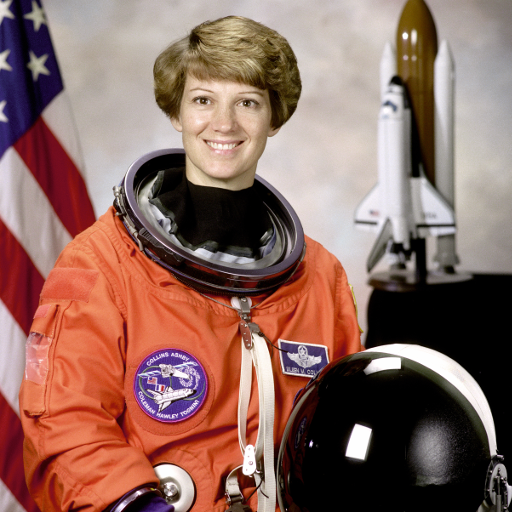
#> input picture skimage.data.astronaut(), 512 x 512 px
$ python run_lowlight_experiment.py   (older library calls are emulated)
#> lines starting #> are read from the running program, lines starting #| are printed output that depends on the picture
### netra/common.py
"""Shared paths, limits and safe file helpers for NetraAI.

Every tool reads from ``input/`` and writes to ``output/``. Tools accept
plain filenames only, never paths, so a model-generated argument cannot
escape the project directories.
"""
import os
from pathlib import Path

import cv2

BASE = Path(os.getenv("NETRA_HOME", Path(__file__).resolve().parents[1])).resolve()

IMAGE_IN = BASE / "input" / "images"
VIDEO_IN = BASE / "input" / "videos"
IMAGE_OUT = BASE / "output" / "images"
VIDEO_OUT = BASE / "output" / "videos"
FRAME_OUT = BASE / "output" / "frames"
REPORT_OUT = BASE / "output" / "reports"
AUDIO_OUT = BASE / "output" / "audio"

for _d in (IMAGE_IN, VIDEO_IN, IMAGE_OUT, VIDEO_OUT, FRAME_OUT, REPORT_OUT, AUDIO_OUT):
    _d.mkdir(parents=True, exist_ok=True)

IMAGE_EXT = {".png", ".jpg", ".jpeg", ".bmp"}
VIDEO_EXT = {".mp4", ".avi", ".mov", ".mkv"}

MAX_PIXELS = 25_000_000      # reject very large images
MAX_VIDEO_SECONDS = 600      # reject very long videos

LLM_MODEL = os.getenv("NETRA_LLM", "llama3.1:8b")
VISION_MODEL = os.getenv("NETRA_VISION", "llama3.2-vision")

FOLDERS = {"input": IMAGE_IN, "output": IMAGE_OUT}


def safe_path(directory: Path, filename: str, allowed: set) -> Path:
    """Return directory/filename after validating name, extension and existence."""
    if not isinstance(filename, str) or Path(filename).name != filename:
        raise ValueError("Only plain filenames are accepted.")
    if Path(filename).suffix.lower() not in allowed:
        raise ValueError(f"Unsupported file type. Allowed: {sorted(allowed)}")
    path = directory / filename
    if not path.is_file():
        raise FileNotFoundError(filename)
    return path


def load_image(filename: str, folder: str = "input", grayscale: bool = False):
    """Decode an image from the input or output folder (BGR or grayscale)."""
#> called with filename = 'astronaut.png', folder = 'input', grayscale = False
    if folder not in FOLDERS:
        raise ValueError("folder must be 'input' or 'output'.")
    path = safe_path(FOLDERS[folder], filename, IMAGE_EXT)
    flag = cv2.IMREAD_GRAYSCALE if grayscale else cv2.IMREAD_COLOR
    img = cv2.imread(str(path), flag)
    if img is None:
        raise ValueError("Unable to decode image.")
    h, w = img.shape[:2]
#> h = 512; w = 512
    if h * w > MAX_PIXELS:
        raise ValueError(f"Image too large ({w}x{h}); limit is {MAX_PIXELS} pixels.")
    return img


def save_image(img, name: str) -> Path:
    """Write an image into output/images and verify that the write succeeded."""
    out = IMAGE_OUT / name
    if not cv2.imwrite(str(out), img):
        raise IOError(f"Could not save {name}.")
    return out


def rel(path) -> str:
    """Path relative to the project root, for readable tool results."""
    return Path(path).resolve().relative_to(BASE).as_posix()

### netra/metrics.py
"""Evaluation helpers: image quality (PSNR/SSIM), detection (IoU, precision, recall)."""
import cv2
import numpy as np
from skimage.metrics import peak_signal_noise_ratio, structural_similarity

from .common import IMAGE_IN, load_image


def compare_images(reference: str, processed: str, processed_folder: str = "output") -> dict:
    """Compute PSNR and SSIM between a reference image and a processed image.

    Args:
        reference: Reference filename inside input/images.
        processed: Processed filename.
        processed_folder: Either 'input' or 'output'.
    """
    ref = load_image(reference, "input", grayscale=True)
    proc = load_image(processed, processed_folder, grayscale=True)
    if ref.shape != proc.shape:
        raise ValueError("Image dimensions must match.")
    return {"PSNR_dB": round(float(peak_signal_noise_ratio(ref, proc, data_range=255)), 3),
            "SSIM": round(float(structural_similarity(ref, proc, data_range=255)), 4)}


def simulate_low_light(filename: str, gamma: float = 2.5, noise_sigma: float = 6.0,
                       seed: int = 0) -> dict:
    """Create a darkened, noisy copy of an image for controlled experiments.

    The copy is saved to input/images as dark_<filename> so it can be enhanced
    and compared with the original, which acts as the clean reference.

    Args:
        filename: Image filename inside input/images.
        gamma: Darkening strength from 1 to 5.
        noise_sigma: Gaussian noise standard deviation from 0 to 30.
        seed: Random seed for reproducibility.
    """
    if not 1 <= gamma <= 5 or not 0 <= noise_sigma <= 30:
        raise ValueError("gamma must be in [1, 5] and noise_sigma in [0, 30].")
    img = load_image(filename).astype(np.float32) / 255.0
    dark = np.power(img, gamma) * 255.0
    rng = np.random.default_rng(seed)
    dark += rng.normal(0, noise_sigma, dark.shape)
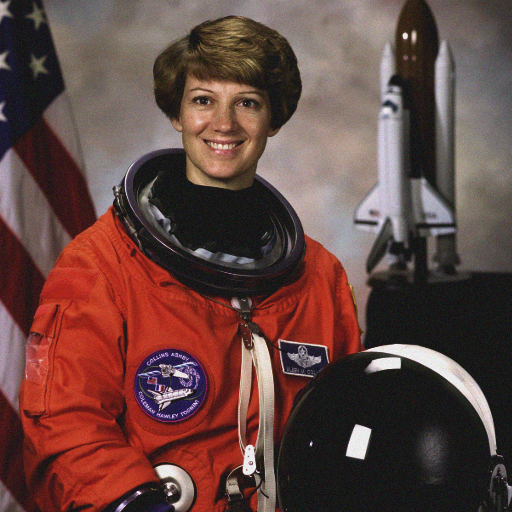
#> dark: shape (512, 512, 3) float32; mean of channels 0, 1, 2 50.1, 55.5, 92.5; drawn with min black and max white
    out_name = f"dark_{filename}"
    if not cv2.imwrite(str(IMAGE_IN / out_name), np.clip(dark, 0, 255).astype(np.uint8)):
        raise IOError("Could not save the darkened image.")
    return {"output_input_folder": out_name,
            "parameters": {"gamma": gamma, "noise_sigma": noise_sigma, "seed": seed}}


# [34 lines left out: functions iou, precision_recall, not called in this run]

### netra/image_tools.py
"""Image-processing tools exposed to the agent.

Each function validates its arguments, performs one operation, saves a new
file under output/images and returns a small JSON-serialisable dictionary.
"""
import cv2
import matplotlib
import numpy as np

matplotlib.use("Agg")  # no display needed (WSL, servers, CI)
import matplotlib.pyplot as plt  # noqa: E402

from .common import (IMAGE_EXT, IMAGE_IN, IMAGE_OUT, load_image, rel,  # noqa: E402
                     safe_path, save_image)


# [25 lines left out: functions _odd_kernel, image_info, not called in this run]


def assess_image_quality(filename: str, folder: str = "input") -> dict:
    """Measure brightness, contrast and sharpness and list likely problems.

    Args:
        filename: Image filename.
        folder: Either 'input' or 'output'.
    """
    gray = load_image(filename, folder, grayscale=True)
    mean, std = float(gray.mean()), float(gray.std())
    p = np.bincount(gray.ravel(), minlength=256) / gray.size
    p = p[p > 0]
    entropy = float(-(p * np.log2(p)).sum())
    sharpness = float(cv2.Laplacian(gray, cv2.CV_64F).var())

    issues, advice = [], []
    if mean < 80:
        issues.append("low_light")
        advice.append("enhance_low_light with gamma between 1.5 and 2.2")
    elif mean > 180:
        issues.append("overexposed")
        advice.append("enhance_low_light with gamma between 0.5 and 0.8")
    if std < 35:
        issues.append("low_contrast")
        advice.append("enhance_low_light (CLAHE)")
    if sharpness < 100:
        issues.append("possibly_blurry")
        advice.append("sharpen_image, or recapture the frame")
    return {
        "filename": filename,
        "mean_intensity": round(mean, 2),
        "std_intensity": round(std, 2),
        "entropy_bits": round(entropy, 3),
        "dark_pixel_fraction": round(float((gray < 50).mean()), 3),
        "bright_pixel_fraction": round(float((gray > 205).mean()), 3),
        "laplacian_variance": round(sharpness, 2),
        "issues": issues,
        "suggested_tools": advice,
        "note": "Thresholds are heuristics; tune them on your own camera data.",
    }


# [8 lines left out: function convert_grayscale, not called in this run]


def enhance_low_light(filename: str, clip_limit: float = 2.0,
                      tile_grid: int = 8, gamma: float = 1.0) -> dict:
    """Improve contrast with CLAHE on the lightness channel, then apply gamma.

    Args:
        filename: Image filename inside input/images.
        clip_limit: CLAHE clip limit, 0.1 to 10.
        tile_grid: CLAHE tiles per side, 2 to 32.
        gamma: Values above 1 brighten, below 1 darken; range 0.3 to 3.
    """
#> called with filename = 'dark_astronaut.png', clip_limit = 2, tile_grid = 8, gamma = 1
    if not 0.1 <= clip_limit <= 10:
        raise ValueError("clip_limit must be in [0.1, 10].")
    if not 2 <= tile_grid <= 32:
        raise ValueError("tile_grid must be in [2, 32].")
    if not 0.3 <= gamma <= 3:
        raise ValueError("gamma must be in [0.3, 3].")
    img = load_image(filename)
    lab = cv2.cvtColor(img, cv2.COLOR_BGR2LAB)
#> lab: shape (512, 512, 3); mean of channels 0, 1, 2 73.1, 142.2, 139.4
    l_ch, a_ch, b_ch = cv2.split(lab)
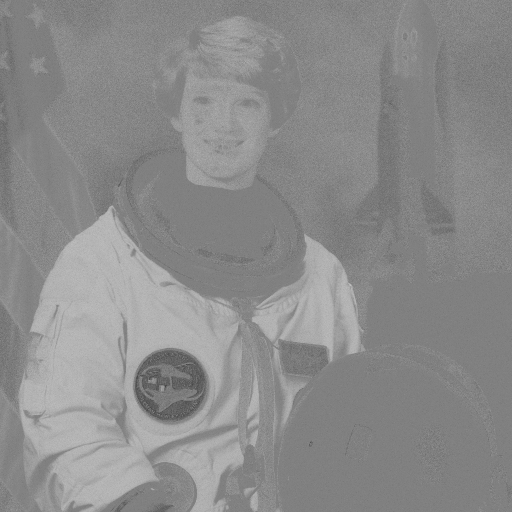
#> b_ch: shape (512, 512); min 67, max 191, mean 139.4
    clahe = cv2.createCLAHE(clipLimit=clip_limit, tileGridSize=(tile_grid, tile_grid))
    l_ch = clahe.apply(l_ch)
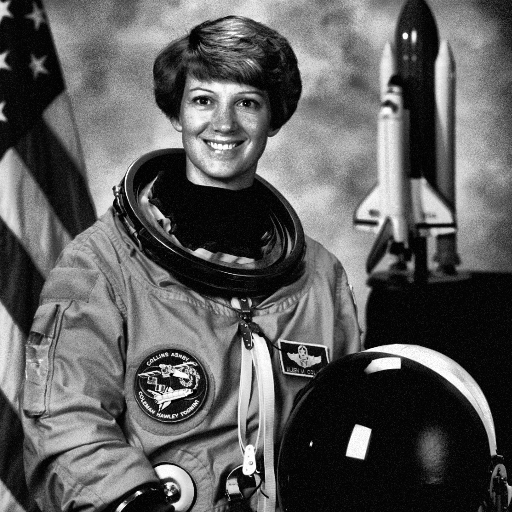
#> l_ch: shape (512, 512); min 0, max 255, mean 92.7
    if gamma != 1.0:
        table = np.array([((i / 255.0) ** (1.0 / gamma)) * 255 for i in range(256)],
                         dtype=np.uint8)
        l_ch = cv2.LUT(l_ch, table)
    out = cv2.cvtColor(cv2.merge([l_ch, a_ch, b_ch]), cv2.COLOR_LAB2BGR)
    return {"output": rel(save_image(out, f"enhanced_{filename}")),
            "parameters": {"clip_limit": clip_limit, "tile_grid": tile_grid, "gamma": gamma}}


# [99 lines left out: functions histogram_equalization, denoise_image, sharpen_image, canny_edges, threshold_segmentation, generate_histogram, not called in this run]

### scripts/run_lowlight_experiment.py
"""Controlled low-light enhancement experiment (no network, no model needed).

Uses the astronaut image bundled with scikit-image as a clean reference,
darkens it, enhances it three ways and reports PSNR/SSIM against the original.
    python scripts/run_lowlight_experiment.py
"""
import json
import sys
from pathlib import Path

import cv2
import matplotlib
import numpy as np

matplotlib.use("Agg")
import matplotlib.pyplot as plt  # noqa: E402
from skimage import data  # noqa: E402

sys.path.insert(0, str(Path(__file__).resolve().parents[1]))
from netra.common import BASE, IMAGE_IN, load_image  # noqa: E402
from netra.image_tools import assess_image_quality, enhance_low_light  # noqa: E402
from netra.metrics import compare_images, simulate_low_light  # noqa: E402

REF = "astronaut.png"
cv2.imwrite(str(IMAGE_IN / REF), cv2.cvtColor(data.astronaut(), cv2.COLOR_RGB2BGR))
simulate_low_light(REF, gamma=2.5, noise_sigma=6, seed=0)
dark = f"dark_{REF}"

enhance_low_light(dark, 2.0, 8, 1.0)
clahe_img = load_image(f"enhanced_{dark}", "output")
cv2.imwrite(str(BASE / "output/images" / "enh_clahe.png"), clahe_img)
enhance_low_light(dark, 2.0, 8, 1.8)
#> call 2 of enhance_low_light, with filename = 'dark_astronaut.png', clip_limit = 2, tile_grid = 8, gamma = 1.8
#> in enhance_low_light (call 2), `out = cv2.cvtColor(cv2.merge([l_ch, a_ch, b_ch]), cv2.COLOR_LAB2BGR)`:
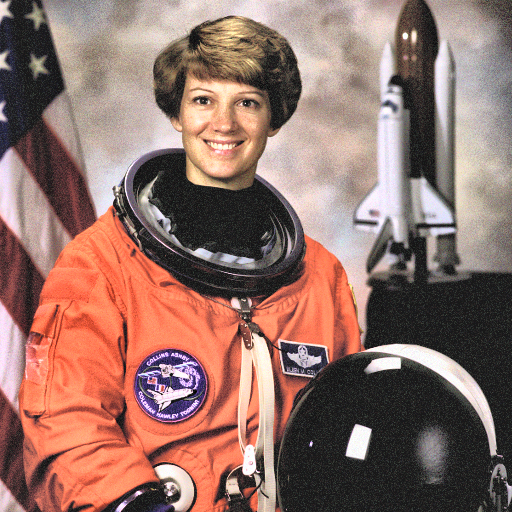
#> out: shape (512, 512, 3); mean B, G, R 104.4, 113.1, 146.8
gamma_img = load_image(f"enhanced_{dark}", "output")
cv2.imwrite(str(BASE / "output/images" / "enh_gamma.png"), gamma_img)
enhance_low_light(dark, 2.0, 8, 2.2)
g22 = load_image(f"enhanced_{dark}", "output")
cv2.imwrite(str(BASE / "output/images" / "enh_gamma22.png"), g22)

rows = [("Dark input", dark, "input"), ("CLAHE only (gamma 1.0)", "enh_clahe.png", "output"),
        ("CLAHE + gamma 1.8", "enh_gamma.png", "output"), ("CLAHE + gamma 2.2", "enh_gamma22.png", "output")]
results = {}
fig, axes = plt.subplots(2, 5, figsize=(15, 6.2), gridspec_kw={"height_ratios": [3, 1.4]})
ref_img = load_image(REF)
panels = [("Original (reference)", ref_img, None)]
for title, name, folder in rows:
    img = load_image(name, folder)
    m = compare_images(REF, name, processed_folder=folder)
#> in load_image (call 11), `img = cv2.imread(str(path), flag)`:
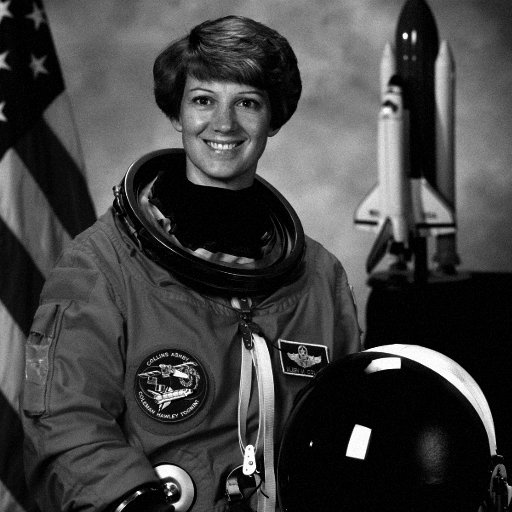
#> img: shape (512, 512); min 0, max 255, mean 65.6
#> m = {'PSNR_dB': 13.05, 'SSIM': 0.625}
    results[title] = {**m, "mean_intensity": assess_image_quality(name, folder)["mean_intensity"]}
#> in assess_image_quality, `mean, std = float(gray.mean()), float(gray.std())`: mean = 65.65; std = 59.63
#> in assess_image_quality, `p = np.bincount(gray.ravel(), minlength=256) / gray.size`: p = 256 values, max 0.0823 at index 0, min 0.000179 at index 238, mean 0.00391
#> in assess_image_quality, `entropy = float(-(p * np.log2(p)).sum())`: entropy = 7.15
#> in assess_image_quality, `sharpness = float(cv2.Laplacian(gray, cv2.CV_64F).var())`: sharpness = 1180.4
    panels.append((f"{title}\nPSNR {m['PSNR_dB']:.1f} dB, SSIM {m['SSIM']:.3f}", img, m))
for ax_img, ax_hist, (title, img, _) in zip(axes[0], axes[1], panels):
    ax_img.imshow(cv2.cvtColor(img, cv2.COLOR_BGR2RGB)); ax_img.set_title(title, fontsize=9); ax_img.axis("off")
    g = cv2.cvtColor(img, cv2.COLOR_BGR2GRAY)
    ax_hist.hist(g.ravel(), bins=64, range=(0, 255), color="#1f4e79")
    ax_hist.set_xlim(0, 255); ax_hist.set_yticks([]); ax_hist.tick_params(labelsize=7)
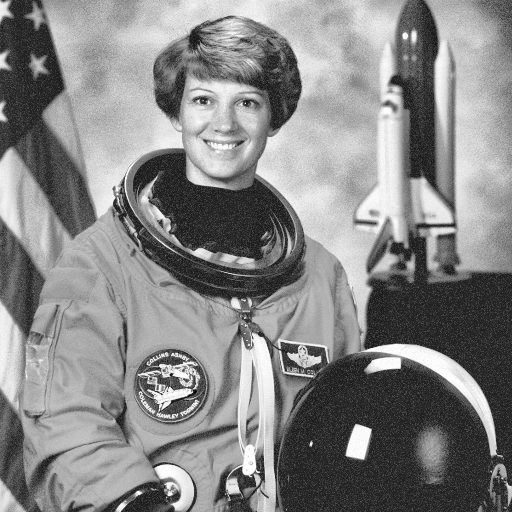
#> g: shape (512, 512); min 0, max 255, mean 134.1
plt.tight_layout()
out = BASE / "docs" / "figures" / "lowlight_experiment.png"
fig.savefig(out, dpi=170)
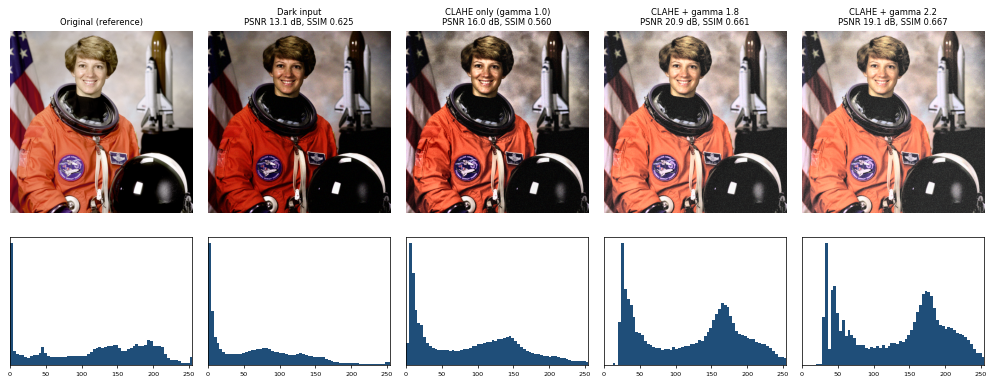
#> figure drawn by matplotlib, 10 panels
(BASE / "docs" / "figures" / "lowlight_results.json").write_text(json.dumps(results, indent=2))
print(json.dumps(results, indent=2))
#> (printed output is left out)
